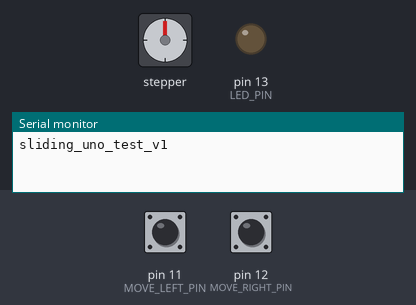
The sketch below on a simulated Arduino Uno, built with avr-gcc and run on an emulated ATmega328P. Shown: stepper motor, output pins drawn as LEDs (lit = HIGH), the last lines printed to the serial monitor. The test bench sets the inputs (shaded band); at power-on: pin 11 (MOVE_LEFT_PIN) HIGH, pin 12 (MOVE_RIGHT_PIN) HIGH. Stepper angles assume 200 steps per turn.

Above: at 1.2 s.
1.3 s: pin 11 (MOVE_LEFT_PIN) pulled LOW for 1 s
At 3.5 s:
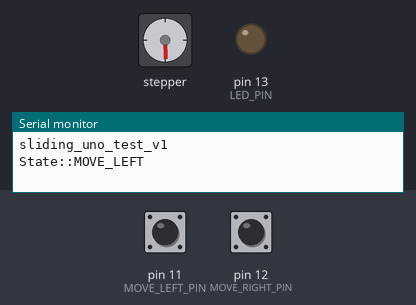
3.8 s: pin 12 (MOVE_RIGHT_PIN) pulled LOW for 3.2 s
At 7.5 s:
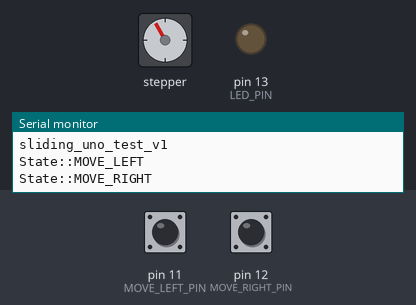
8.5 s: pin 12 (MOVE_RIGHT_PIN) pulled LOW for 0.15 s
At 9.1 s:
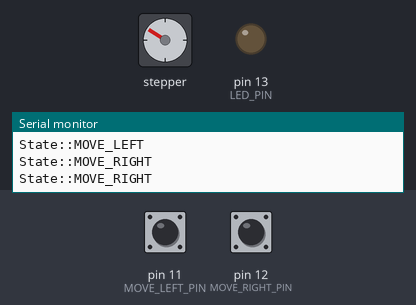
10.1 s: pin 12 (MOVE_RIGHT_PIN) pulled LOW for 1 s
At 11.5 s:
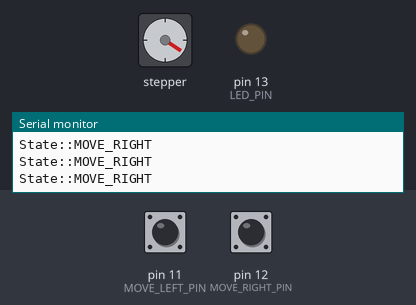
12.6 s: pin 11 (MOVE_LEFT_PIN) pulled LOW for 3.2 s
At 16.2 s:
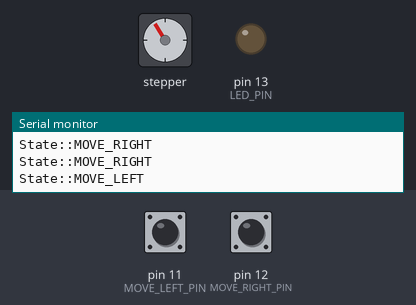
Timing chart, 0 to 17.7 s (numbered marks = the images above; inputs shaded):
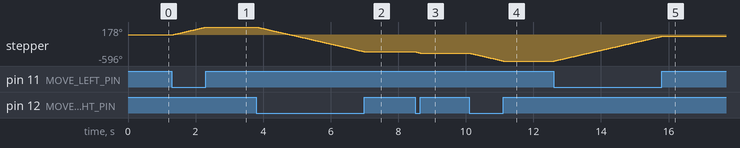

Measured:
- after the input at 1.3 s, stepper: turns 178° clockwise in 1.0 s, starting at once
- after the input at 3.8 s, stepper: turns 567° counter-clockwise in 3.2 s, starting at once
- after the input at 8.5 s, stepper: turns 29° counter-clockwise in 0.15 s, starting at once
- after the input at 10.1 s, stepper: turns 178° counter-clockwise in 1.0 s, starting at once
- after the input at 12.6 s, stepper: turns 565° clockwise in 3.2 s, starting at once

The sketch:

sliding_uno_test.ino
```cpp
#ifndef __AVR_ATmega328P__
#define __AVR_ATmega328P__
#endif

#include <Arduino.h>
#include <Bounce2.h>
#include <Stepper.h>

const int DEBOUNCE_INTERVAL_MS = 10;
const int STEPS_PER_REVOLUTION = 200;

volatile int timer_times;

volatile long unsigned eventTime;
volatile long unsigned previousEventTime;
volatile long unsigned timeSinceLastEvent;

enum class State { IDLE, MOVE_LEFT, MOVE_RIGHT };
State state = State::IDLE;
enum btn_states : bool { open = true, pressed = false };

const int MOVE_LEFT_PIN = 11;
const int MOVE_RIGHT_PIN = 12;
const int LED_PIN = 13;

Bounce btn_move_left = Bounce();
Bounce btn_move_right = Bounce();
Stepper stepper(STEPS_PER_REVOLUTION, 4, 5, 6, 7);

long start_time;

void setup() {
  pinMode(LED_PIN, OUTPUT);
  digitalWrite(LED_PIN, LOW);

  pinMode(MOVE_LEFT_PIN, INPUT_PULLUP);
  btn_move_left.attach(MOVE_LEFT_PIN);
  btn_move_left.interval(DEBOUNCE_INTERVAL_MS); // interval in ms

  pinMode(MOVE_RIGHT_PIN, INPUT_PULLUP);
  btn_move_right.attach(MOVE_RIGHT_PIN);
  btn_move_right.interval(DEBOUNCE_INTERVAL_MS); // interval in ms

  Serial.begin(9600); // Starts the serial communication
  Serial.println(F("sliding_uno_test_v1"));

  stepper.setSpeed(30);

  cli();

  TCCR2A = 0; // set entire TCCR2A register to 0
  TCCR2B = 0; // same for TCCR2B
  TCNT2 = 0;  // initialize counter value to 0
  // set compare match register for 8khz increments
  OCR2A = 249; // = (16*10^6) / (8000*8) - 1 (must be <256)
  // turn on CTC mode
  TCCR2A |= (1 << WGM21);
  // Set CS21 bit for 8 prescaler
  TCCR2B |= (1 << CS21) | (1 << CS22);
  // enable timer compare interrupt
  TIMSK2 |= (1 << OCIE2A);

  sei();
}

ISR(TIMER2_COMPA_vect) { // timer0 interrupt 500Hz
  timer_times++;
  if (timer_times > 500) {
    //       eventTime = millis();
    //       timeSinceLastEvent = eventTime - previousEventTime;
    // Serial.print(F("timer "));
    // Serial.println(timeSinceLastEvent);
    timer_times = 0;
  }
}

void loop() {

  btn_move_left.update();
  btn_move_right.update();

  bool isMoveLeft = btn_move_left.read();
  bool isMoveRight = btn_move_right.read();

  if(isMoveLeft == pressed) {
    state = State::MOVE_LEFT;
  } else if(isMoveRight == pressed) {
    state = State::MOVE_RIGHT;
  } else {
    state = State::IDLE;
  }

  switch (state) {
  case State::IDLE:
    break;
  case State::MOVE_LEFT:
    Serial.println(F("State::MOVE_LEFT"));
    do {
      btn_move_left.update();
      stepper.step(1);
      //delay(40);
    } while (btn_move_left.read() == pressed);

    state = State::IDLE;
    break;
  case State::MOVE_RIGHT:
    Serial.println(F("State::MOVE_RIGHT"));
    do {
      btn_move_right.update();
      stepper.step(-1);
      //delay(40);
    } while (btn_move_right.read() == pressed);

    state = State::IDLE;
    break;
  }
}
```
